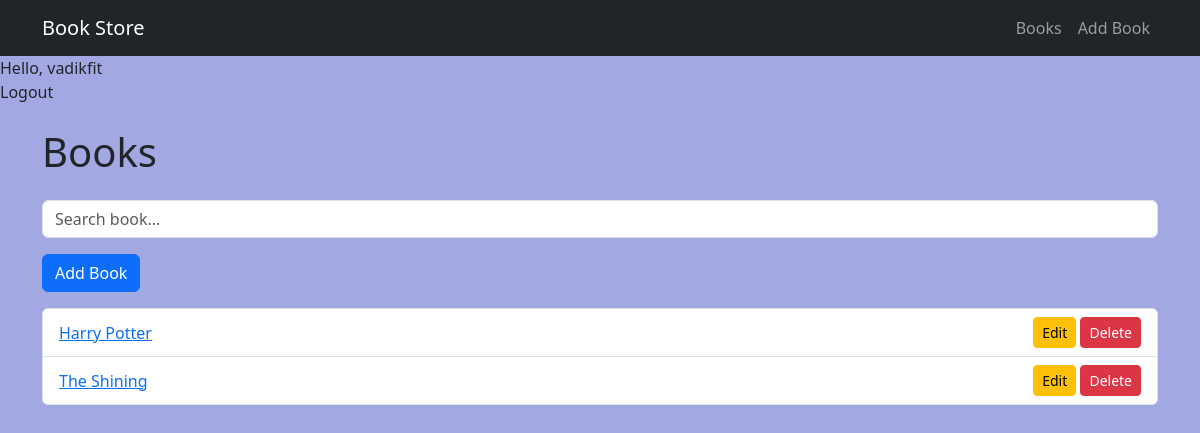
The page /books/ (signed in) on the database its author committed.
### users/models.py (models this page shows)
class CustomUser(AbstractUser):
    pass

### books/models.py (models this page shows, shortened)
class Book(models.Model):
    category = models.ForeignKey(
        Category,
        on_delete=models.CASCADE,
        related_name='books',
    )
    title = models.CharField(max_length=200)
    author = models.CharField(max_length=200)
    price = models.DecimalField(max_digits=10, decimal_places=2)
    description = models.TextField()
    stock = models.PositiveIntegerField(default=0)

### books/views.py (the view)
# urls.py: path('', BookListView.as_view(), name='book_list'),
class BookListView(ListView):
    model = Book
    template_name = 'books/book_list.html'
    context_object_name = 'books'
    paginate_by = 5
    def get_queryset(self):
        queryset = Book.objects.all()
        search = self.request.GET.get('search')
        if search:
            queryset = queryset.filter(title__icontains=search)
        return queryset

### books/templates/books/book_list.html (shortened to what this page needs)
{% extends "books/base.html" %}
{% block content %}
<h1 class="mb-4">Books</h1>
<form method="get" class="mb-3">
    <input
            type="text"
            name="search"
            class="form-control"
            placeholder="Search book..."
            value="{{ request.GET.search }}">
</form>
<a href="{% url 'books:book_create' %}" class="btn btn-primary mb-3">
    Add Book
</a>
<ul class="list-group">
    {% for book in books %}
        <li class="list-group-item d-flex justify-content-between align-items-center">
            <a href="{% url 'books:book_detail' book.pk %}">
                {{ book.title }}
            </a>
            <div>
                <a href="{% url 'books:book_update' book.pk %}" class="btn btn-warning btn-sm">
                    Edit
                </a>
                <a href="{% url 'books:book_delete' book.pk %}" class="btn btn-danger btn-sm">
                    Delete
                </a>
            </div>
        </li>
    {% empty %}
        <li class="list-group-item">
            No books found.
        </li>
    {% endfor %}
</ul>
{% endblock %}

### books/templates/books/navbar.html (shortened to what this page needs)
<nav class="navbar navbar-expand-lg navbar-dark bg-dark">
    <div class="container">
        <a class="navbar-brand" href="{% url 'books:book_list' %}">
            Book Store
        </a>
        <div class="navbar-nav">
            <a class="nav-link" href="{% url 'books:book_list' %}">
                Books
            </a>
            <a class="nav-link" href="{% url 'books:book_create' %}">
                Add Book
            </a>
        </div>
    </div>
</nav>
{% if user.is_authenticated %}
<span class="navbar-text me-3">
    Hello, {{ user.username }}
</span>
<form action="{% url 'users:logout' %}" method="post" class="d-inline">
    <button type="submit" class="btn btn-link nav-link p-0 border-0 bg-transparent">
        Logout
    </button>
</form>
{% endif %}

### books/static/css/style.css (style rules this page uses)
body { background: #a2a8e2; }

### rows shown on the page
CustomUser: username "vadikfit"
Book: title "Harry Potter"
Book: title "The Shining"
